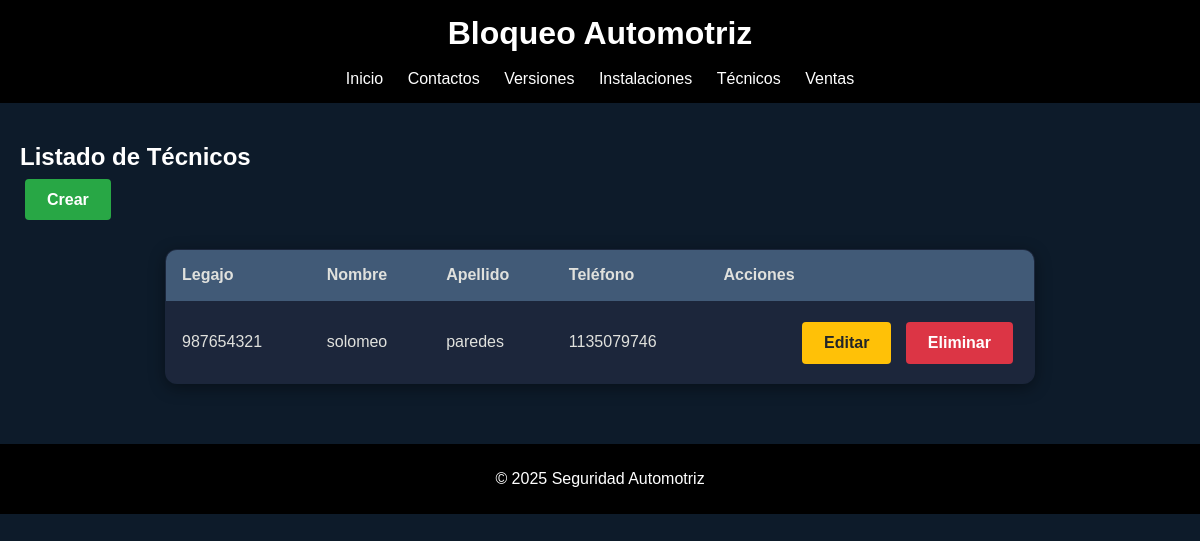
Before: /tecnicos/ with the older database file.
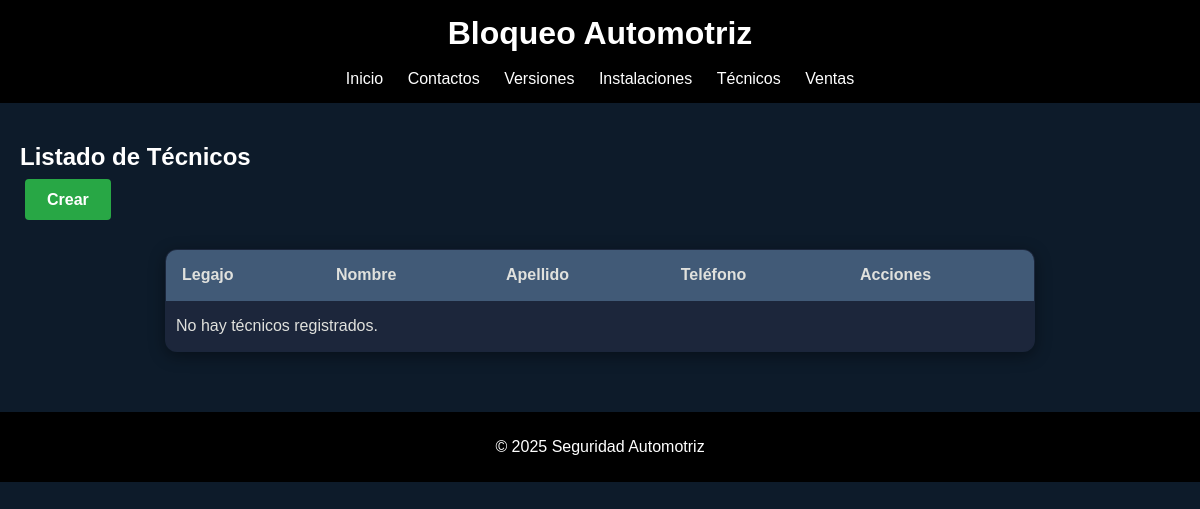
After: the same page with the newer database file.
### App/models.py (models this page shows, shortened)
class Tecnico(models.Model):
    legajo = models.IntegerField(unique=True)
    nombre = models.CharField(max_length=25)
    apellido = models.CharField(max_length=25)
    telefono = models.IntegerField()

### App/views.py (the view)
# urls.py: path('tecnicos/', tecnico_list, name='tecnico_list'),
def tecnico_list(request):
    tecnicos = Tecnico.objects.all()
    return render(request, 'App/tecnico_list.html', {'tecnicos': tecnicos})

### App/Templates/App/tecnico_list.html
{% extends 'App/base.html' %}
{% block content %}
<h2>Listado de Técnicos</h2>
<div class="acciones-superiores">
    <a href="{% url 'tecnico_create' %}" class="btn-crear">Crear</a>
</div>
<table class="tabla-tecnico">
    <thead>
        <tr>
            <th>Legajo</th>
            <th>Nombre</th>
            <th>Apellido</th>
            <th>Teléfono</th>
            <th>Acciones</th>
        </tr>
    </thead>
    <tbody>
        {% for tecnico in tecnicos %}
        <tr>
            <td>{{ tecnico.legajo }}</td>
            <td>{{ tecnico.nombre }}</td>
            <td>{{ tecnico.apellido }}</td>
            <td>{{ tecnico.telefono }}</td>
            <td>
                <a href="{% url 'tecnico_update' tecnico.id %}" class="btn-actualizar">Editar</a>
                <a href="{% url 'tecnico_delete' tecnico.id %}" class="btn-eliminar">Eliminar</a>
            </td>
        </tr>
        {% empty %}
        <tr>
            <td colspan="5" style="padding-left: 10px; text-align: left;">No hay técnicos registrados.</td>
        </tr>
        {% endfor %}
    </tbody>
</table>
{% endblock %}

Changed rows visible on the page:
removed Tecnico: legajo "987654321", nombre "solomeo", apellido "paredes", telefono "1135079746"
Other visible differences:
text now shown: "No hay técnicos registrados."
